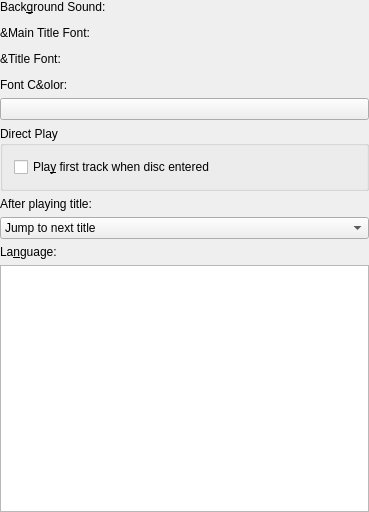
<ui version="4.0" >
 <class>TemplateOptionsLayout</class>
 <widget class="QWidget" name="TemplateOptionsLayout" >
  <property name="geometry" >
   <rect>
    <x>0</x>
    <y>0</y>
    <width>369</width>
    <height>512</height>
   </rect>
  </property>
  <property name="windowTitle" >
   <string>Template Options</string>
  </property>
  <layout class="QVBoxLayout" >
   <property name="leftMargin" >
    <number>0</number>
   </property>
   <property name="topMargin" >
    <number>0</number>
   </property>
   <property name="rightMargin" >
    <number>0</number>
   </property>
   <property name="bottomMargin" >
    <number>0</number>
   </property>
   <item>
    <widget class="QLabel" name="textLabel1" >
     <property name="text" >
      <string>Back&amp;ground Sound:</string>
     </property>
     <property name="wordWrap" >
      <bool>false</bool>
     </property>
     <property name="buddy" >
      <cstring>kcfg_sound</cstring>
     </property>
    </widget>
   </item>
   <item>
    <widget class="KUrlRequester" name="kcfg_sound" />
   </item>
   <item>
    <widget class="QLabel" name="mainTitleFontLabel" >
     <property name="text" >
      <string>&amp;Main Title Font:</string>
     </property>
     <property name="wordWrap" >
      <bool>false</bool>
     </property>
     <property name="buddy" >
      <cstring>kcfg_main::font</cstring>
     </property>
    </widget>
   </item>
   <item>
    <widget class="KFontRequester" name="kcfg_main::font" />
   </item>
   <item>
    <widget class="QLabel" name="textLabel3" >
     <property name="text" >
      <string>&amp;Title Font:</string>
     </property>
     <property name="wordWrap" >
      <bool>false</bool>
     </property>
     <property name="buddy" >
      <cstring>kcfg_title::font</cstring>
     </property>
    </widget>
   </item>
   <item>
    <widget class="KFontRequester" name="kcfg_title::font" />
   </item>
   <item>
    <widget class="QLabel" name="colorLabel" >
     <property name="text" >
      <string>Font C&amp;olor:</string>
     </property>
     <property name="wordWrap" >
      <bool>false</bool>
     </property>
     <property name="buddy" >
      <cstring>kcfg_label::color</cstring>
     </property>
    </widget>
   </item>
   <item>
    <widget class="KColorButton" name="kcfg_label::color" />
   </item>
   <item>
    <widget class="QGroupBox" name="directPlayGroupBox" >
     <property name="title" >
      <string>Direct Play</string>
     </property>
     <layout class="QVBoxLayout" >
      <item>
       <widget class="QCheckBox" name="kcfg_direct_play" >
        <property name="enabled" >
         <bool>true</bool>
        </property>
        <property name="text" >
         <string>Pla&amp;y first track when disc entered</string>
        </property>
        <property name="shortcut" >
         <string>Alt+Y</string>
        </property>
       </widget>
      </item>
     </layout>
    </widget>
   </item>
   <item>
    <widget class="QLabel" name="jumpLabel" >
     <property name="text" >
      <string>After playing title:</string>
     </property>
     <property name="wordWrap" >
      <bool>false</bool>
     </property>
    </widget>
   </item>
   <item>
    <widget class="QComboBox" name="kcfg_continue_to_next_title" >
     <property name="currentIndex" >
      <number>1</number>
     </property>
     <item>
      <property name="text" >
       <string>Jump to main menu</string>
      </property>
     </item>
     <item>
      <property name="text" >
       <string>Jump to next title</string>
      </property>
     </item>
    </widget>
   </item>
   <item>
    <widget class="QLabel" name="languageLabel" >
     <property name="text" >
      <string>La&amp;nguage:</string>
     </property>
     <property name="wordWrap" >
      <bool>false</bool>
     </property>
     <property name="buddy" >
      <cstring>kcfg_language</cstring>
     </property>
    </widget>
   </item>
   <item>
    <widget class="KMFLanguageListBox" name="kcfg_language" >
     <property name="autoFill" stdset="0" >
      <bool>true</bool>
     </property>
    </widget>
   </item>
  </layout>
 </widget>
 <layoutdefault spacing="6" margin="11" />
 <layoutfunction spacing="KDialog::spacingHint" margin="KDialog::marginHint" />
 <pixmapfunction>BTN_ICON</pixmapfunction>
 <customwidgets>
  <customwidget>
   <class>KColorButton</class>
   <extends>QPushButton</extends>
   <header>kcolorbutton.h</header>
  </customwidget>
  <customwidget>
   <class>KFontRequester</class>
   <extends>QWidget</extends>
   <header>kfontrequester.h</header>
  </customwidget>
  <customwidget>
   <class>KUrlRequester</class>
   <extends>QFrame</extends>
   <header>kurlrequester.h</header>
  </customwidget>
  <customwidget>
   <class>KMFLanguageListBox</class>
   <extends>QListView</extends>
   <header>kmflanguagewidgets.h</header>
  </customwidget>
 </customwidgets>
 <includes>
  <include location="local" >kurlrequester.h</include>
  <include location="local" >klineedit.h</include>
  <include location="local" >kpushbutton.h</include>
  <include location="local" >kmffontchooser.h</include>
  <include location="local" >kmffontchooser.h</include>
  <include location="local" >kcolorcombo.h</include>
  <include location="local" >kmflanguagewidgets.h</include>
 </includes>
 <resources/>
 <connections/>
</ui>
